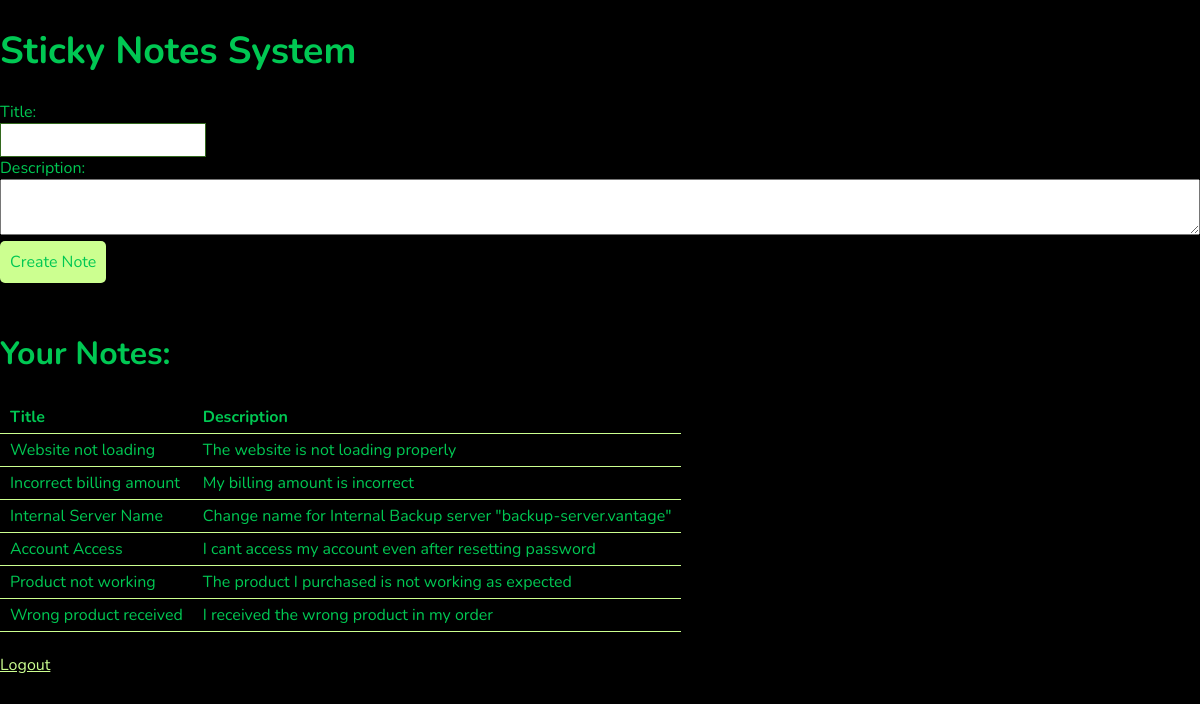
/index.php (signed in), run on the app's committed database.
### tables this page shows
CREATE TABLE IF NOT EXISTS tickets (
  id INT(11) UNSIGNED AUTO_INCREMENT PRIMARY KEY,
  title VARCHAR(255) NOT NULL,
  description TEXT NOT NULL,
  status ENUM('open', 'closed') NOT NULL DEFAULT 'open',
  priority ENUM('low', 'medium', 'high') NOT NULL DEFAULT 'low',
  created_at TIMESTAMP DEFAULT CURRENT_TIMESTAMP,
  updated_at TIMESTAMP DEFAULT CURRENT_TIMESTAMP ON UPDATE CURRENT_TIMESTAMP,
  user_id INT(11) UNSIGNED NOT NULL,
  FOREIGN KEY (user_id) REFERENCES users(id)

);

### src/index.php (the view, shortened to what this page needs)
<?php
require_once('connection.php');
$user_id = $_SESSION['user_id'];
$stmt = $conn->prepare("SELECT * FROM tickets WHERE user_id = ?");
$stmt->bind_param("i", $user_id);
$stmt->execute();
$result = $stmt->get_result();
$tickets = $result->fetch_all(MYSQLI_ASSOC);
?>
<!DOCTYPE html>
<html>
<head>
    <link rel="stylesheet" type="text/css" href="styles.css">
</head>
<body>
<h1>Sticky Notes System</h1>
<form method="post">
    <label>Title:</label><br>
    <input type="text" name="title"><br>
    <label>Description:</label><br>
    <textarea name="description"></textarea><br>
    <input type="submit" name="create_ticket" value="Create Note">
</form>
<br>
<h2>Your Notes:</h2>
<table>
    <tr>
        <th>Title</th>
        <th>Description</th>
    </tr>
    <?php foreach ($tickets as $ticket): ?>
    <tr>
        <td><?php echo $ticket['title']; ?></td>
        <td><?php echo $ticket['description']; ?></td>
    </tr>
    <?php endforeach; ?>
</table>
<br>
<a href="logout.php">Logout</a>
</body>
</html>

### src/styles.css (style rules this page uses)
html,body,div,span,applet,object,iframe,h1,h2,h3,h4,h5,h6,p,blockquote,pre,a,abbr,acronym,address,big,cite,code,del,dfn,em,img,ins,kbd,q,s,samp,small,strike,strong,sub,sup,tt,var,b,u,i,center,textarea,input,select,dl,dt,dd,ol,ul,li,fieldset,form,label,legend,table,caption,tbody,tfoot,thead,tr,th,td,article,aside,canvas,details,embed,figure,figcaption,footer,header,hgroup,menu,nav,output,ruby,section,summary,time,mark,audio,video { font-family:"Nunito",sans-serif;color:#00c853 }
body,html { padding:0;margin:0;overflow-x:hidden;background-color:#000 }
h1 { font-size:2.35em }
h2 { font-size:2em }
a { color:#ccff90 }
table { display:table;padding:5px;border-collapse:collapse }
table tr th,table tr td { padding:5px 10px;border-bottom:1px solid #ccff90 }
form input,form select { font-size:1rem;padding:5px;border:1px solid #33691e;color:#212121 }
form input[type="submit"] { padding:10px;background-color:#ccff90;color:#00c853;border-radius:5px;border:none;cursor:pointer }
textarea { color:#212121;width:-webkit-fill-available;font-size:1rem;padding:5px }

### data on the page
tickets: title "Website not loading", description "The website is not loading properly"
tickets: title "Incorrect billing amount", description "My billing amount is incorrect"
tickets: title "Internal Server Name", description "Change name for Internal Backup server \"backup-server.vantage\""
tickets: title "Account Access", description "I cant access my account even after resetting password"
tickets: title "Product not working", description "The product I purchased is not working as expected"
tickets: title "Wrong product received", description "I received the wrong product in my order"
